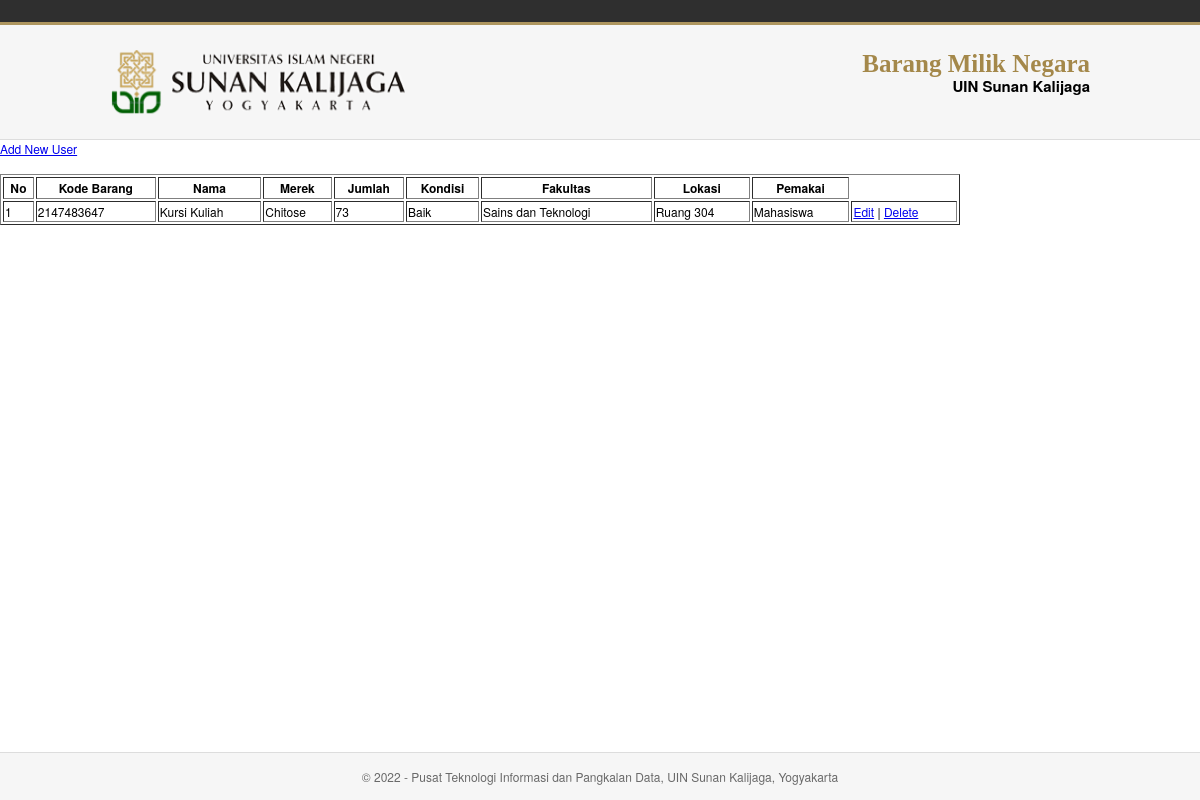
Page /barang/index.php on the earlier database version.
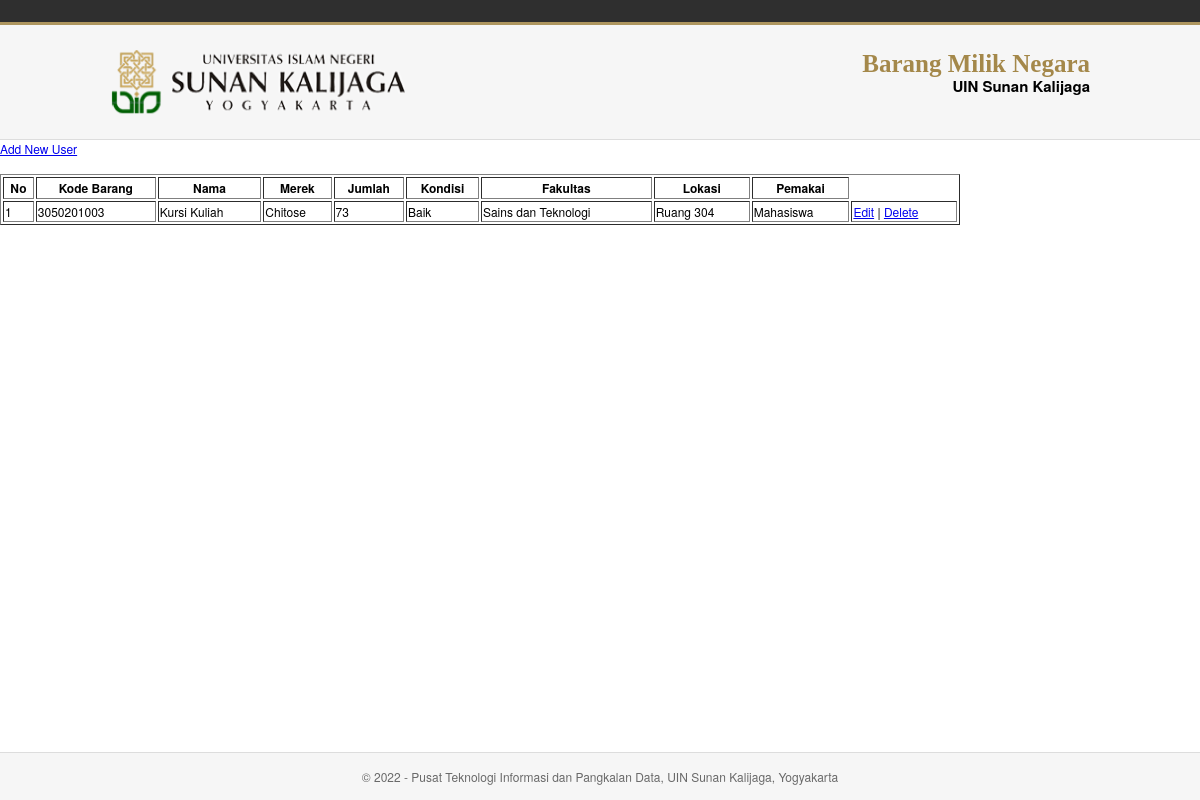
Same page on the later database version.
### tables this page shows
CREATE TABLE `barang` (
  `idx` int(11) NOT NULL,
  `kode` varchar(15) NOT NULL,
  `nama` varchar(55) NOT NULL,
  `merek` varchar(40) NOT NULL,
  `jumlah` int(12) NOT NULL,
  `kondisi` varchar(10) NOT NULL,
  `fakultas` varchar(55) NOT NULL,
  `lokasi` varchar(55) NOT NULL,
  `pemakai` varchar(55) NOT NULL
);

### barang/index.php (the view, shortened to what this page needs)
<?php
include '../dbconnect.php';
$result = mysqli_query($conn, "SELECT * FROM barang ORDER BY idx DESC");
?>
<!DOCTYPE html>
<html lang="en" >
<head>
	<link rel="stylesheet" href="..\style\index_barang.css">
</head>
<body>
	<div class="app_header-top"></div>
	<div class="app_header-top2"></div>
	<div class="app_main">
		<div class="app_header">
			<div class="center">
				<div class="app_uin_id">
					<img src="..\assets\images\uin.png">
				</div>
				<div class="app_header_right">
					<div class="app_system_id">Barang Milik Negara</div>
					<div class="app_univ_id">UIN Sunan Kalijaga</div>
				</div>
			</div>
		</div>
	</div>
	<div>
		<a href="add.php">Add New User</a><br/><br/>
		<table width='80%' border=1>
		<tr>
			<th>No</th> <th>Kode Barang</th><th>Nama</th> <th>Merek</th> <th>Jumlah</th> <th>Kondisi</th> <th>Fakultas</th> <th>Lokasi</th> <th>Pemakai</th>
		</tr>
		<?php
		while ($daftar_barang = mysqli_fetch_array($result)) {
			echo "<tr>";
			echo "<td>".$daftar_barang['idx']."</td>";
			echo "<td>".$daftar_barang['kode']."</td>";
			echo "<td>".$daftar_barang['nama']."</td>";
			echo "<td>".$daftar_barang['merek']."</td>";
			echo "<td>".$daftar_barang['jumlah']."</td>";
			echo "<td>".$daftar_barang['kondisi']."</td>";
			echo "<td>".$daftar_barang['fakultas']."</td>";
			echo "<td>".$daftar_barang['lokasi']."</td>";
			echo "<td>".$daftar_barang['pemakai']."</td>";
			echo "<td><a href='edit.php?id=$daftar_barang[id]'>Edit</a> | <a href='delete.php?id=$daftar_barang[id]'>Delete</a></td></tr>"
			;
		}
		?>
		</table>
	</div>
	<div class="copyright" style="background-color: #f6f6f6; border-top: 1px solid #dddddd;">
		© 2022 - Pusat Teknologi Informasi dan Pangkalan Data, UIN Sunan Kalijaga, Yogyakarta
	</div>
</body>

### style/index_barang.css (style rules this page uses)
body { font-family: "Helvetica Neue", Helvetica, Arial, sans-serif; font-size: 12px; margin: 0; }
.app_header-top { height: 22px; background-color: #2F2F2F; min-width: 980px; }
.app_header-top2 { height: 3px; background-color: #AE965F; min-width: 980px; }
.app_main { margin: 0 auto 0; width: 100%; border: 0px solid #000; min-width: 980px; }
.app_header { height: 115px; padding-bottom: 30px; padding-top: 25px; background: #f6f6f6; border-style: none none solid none; border-width: 1px; border-color: #dddddd; box-sizing: border-box; }
.center { width: 980px; margin: 0 auto; padding: 0; }
.app_uin_id img { float: left; background-position: -10px -10px; width: 296px; height: 65px; padding: 0px; position: relative; }
.app_header_right { padding: 0; float: right; width: 680px; height: 75px; position: relative; font-weight: bold; }
.app_header_right .app_system_id { text-align: right; font-family: cinzel; float: right; max-width: 100%; height: 25px; font-size: 25px; color: #A4884A; font-weight: bold; }
.app_header_right .app_univ_id { text-align: right; float: right; width: 100%; font-size: 15px; color: #000; font-weight: bold; }
.copyright { width: 100%; text-align: center; color: #696969; background-color: #000; height: auto; padding-top: 15px; padding-bottom: 15px; position:absolute; bottom:0; }

Differences in the rows shown:
changed barang "Kursi Kuliah": kode "2147483647" → "3050201003"
